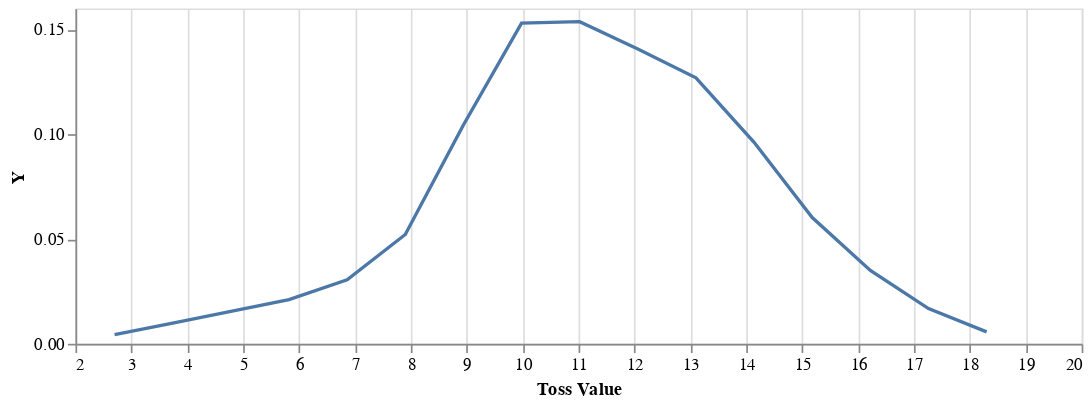

This figure's notebook cell:
### Code cell
samples <- takeFromModel 100 (dice 3)
(bins, counts) = kde 10 (fromList (fromIntegral <$> samples))
vlShow $ linePlot (toList bins) (toList counts)

### Figure 1 — Vega-Lite specification as saved in the notebook (floating-point values rounded to 4 significant figures)
{"$schema": "https://vega.github.io/schema/vega-lite/v2.json", "config": {"axis": {"domainWidth": 1}, "selection": {"single": {"on": "dblclick"}}}, "data": {"values": [{"X": 2.7, "Y": 0.004327}, {"X": 3.74, "Y": 0.009839}, {"X": 4.78, "Y": 0.01546}, {"X": 5.82, "Y": 0.02106}, {"X": 6.86, "Y": 0.03053}, {"X": 7.9, "Y": 0.05213}, {"X": 8.94, "Y": 0.1044}, {"X": 9.98, "Y": 0.153}, {"X": 11.02, "Y": 0.1537}, {"X": 12.06, "Y": 0.1406}, {"X": 13.1, "Y": 0.1269}, {"X": 14.14, "Y": 0.0961}, {"X": 15.18, "Y": 0.06019}, {"X": 16.22, "Y": 0.03499}, {"X": 17.26, "Y": 0.01682}, {"X": 18.3, "Y": 0.005706}]}, "description": "Logistic Regression", "encoding": {"x": {"axis": {"grid": true, "title": "Toss Value"}, "field": "X", "type": "quantitative"}, "y": {"axis": {"grid": false}, "field": "Y", "type": "quantitative"}}, "height": 200, "mark": "line", "width": 600}
